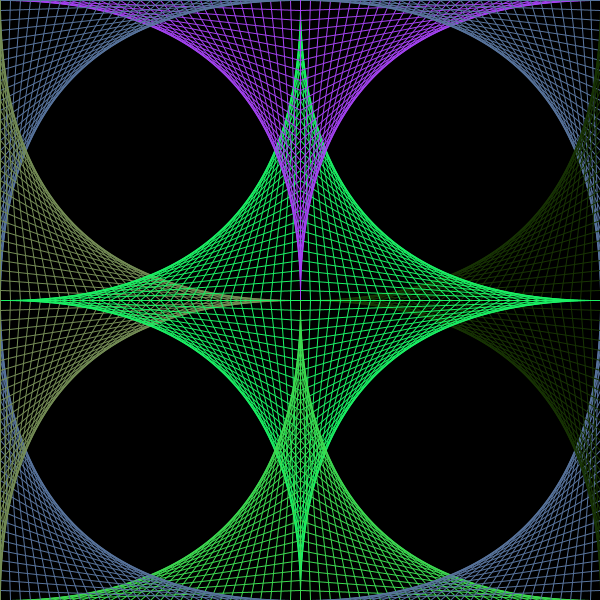
Frame 1 (no input)
Frame 60 (the mouse pressed at the canvas centre just before this capture): identical to frame 1, image omitted
Frame 120 (the mouse held since frame 60 and released just before this capture): identical to frame 1, image omitted

The Processing sketch that drew this single still picture (run headless with seeded random() and noise(); from frame 60 on, the mouse is pressed at the canvas centre):

// Processing sketch: processing_40395
// ── processing_40395.pde

/*
  Short program that draws a static Image using lines 
  and generates a random colour for each shape.
  
  Submission Date: 03/10/11
          Authors: Group 5      
*/

//Global Variable Definitions
boolean done;
float [] rgbTop;
float [] rgbBottom;
float [] rgbLeft;
float [] rgbRight;
float [] rgbCentre;
float [] rgbCorner;
  
/*
  Main setup function for the program.
  
  Parameters: None
  Returns:    None
*/
void setup(){
  // Setup Canvas
  size(600,600);
  background(0,0,0);
  stroke(255,255,255);
  
  //Draw x and y axis on canvas
  line(0,300,600,300);
  line(300,0,300,600);
  
  //Initialise Global Variables
  done = false;
  rgbTop = setColour();
  rgbBottom = setColour();
  rgbLeft = setColour();
  rgbRight = setColour();
  rgbCorner = setColour();
  rgbCentre = setColour();
}

/*
  Main draw function for the program. This Function loops until the program is exited
  
  Parameters: None
  Returns:    None
*/
void draw(){
  // while loop so drawing only occurs once
  while (done == false){
   for (int counter=10;counter <=300;counter=counter+10){
     drawCentre(counter);
     drawCorners(counter);
     drawOuter(counter, 1);
     drawOuter(counter, 2);
     drawOuter(counter, 3);
     drawOuter(counter, 4);
   }
   //Sets exit condition for while
   done = true;
  }
}

/*
  This function sets ups an array to be used for an RGB value and returns it.
  
  Parameters: None
  Returns:    an array of float values to be used as an RGB referance.
*/
float [] setColour(){
  float [] temp = new float[3];
  
  temp[0] = random(255);
  temp[1] = random(255);
  temp[2] = random(255);
  
  return temp;
}

/*
  This Function draws the shape around the corners of the screen.
  
  Parameters: intger representing current counter number
  Returns:    None
*/
void drawCorners(int counter){
  stroke(rgbCorner[0], rgbCorner[1],rgbCorner[2]);
  line(0,300-counter,counter,0);
  line(600,300+counter,600-counter,600);
  line(0,300+counter,counter,600);
  line(600,300-counter,600-counter,0);
}

/*
  This Function draws the shape around the centre of the screen.
  
  Parameters: intger representing current counter number
  Returns:    None
*/
void drawCentre(int counter){
  stroke (rgbCentre[0], rgbCentre[1], rgbCentre[2]);
  line(300,counter,300+counter,300);
  line(300,counter,300-counter,300);
  line(300,600-counter,300-counter,300);
  line(300,600-counter,300+counter,300);
}

/*
  This function draws the shapes at the top bottom left and right
  of the canvas.the shape drawn is determined by number passed in.
  1 - draws top shape
  2 - draws bottom shape
  3 - draws left shape
  4 - draws right shape
  
  Parameters: intger representing current counter number
              integer to determine which shape is to be drawn
  Returns:    None
*/
void drawOuter(int counter, int x){
  if (x == 1){
    // if 1 is passed in then the top shape is drawn
    stroke (rgbTop[0], rgbTop[1], rgbTop[2]);
    line(counter,0,300,counter);
    line(600-counter,0,300,counter);
  }else if (x == 2){
    // if 2 is passed in the bottom shape is drawn
    stroke (rgbBottom[0], rgbBottom[1], rgbBottom[2]);
    line(counter,600,300,600-counter);
    line(600-counter,600,300,600-counter);
  }else if (x == 3){
    // if 3 is passed in the left shape is drawn
    stroke (rgbLeft[0], rgbLeft[1], rgbLeft[2]);
    line(300-counter,300,0,300-counter);
    line(300-counter,300,0,300+counter);
  }else if (x == 4){
    // if 4 is passed in the right shape is drawn
    stroke (rgbRight[0], rgbRight[1], rgbRight[2]);
    line(300+counter,300,600,300-counter);
    line(300+counter,300,600,300+counter);
  }    
}
